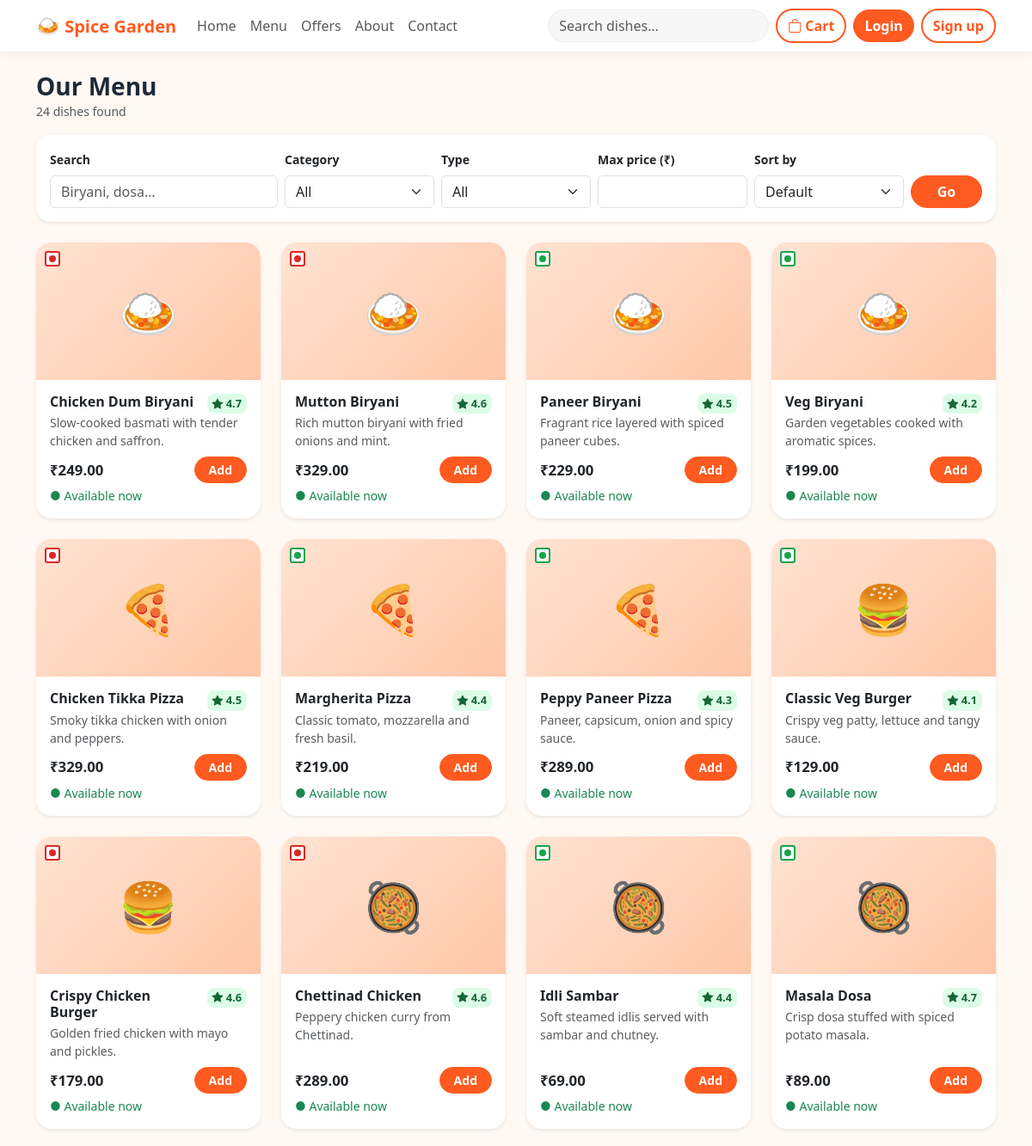
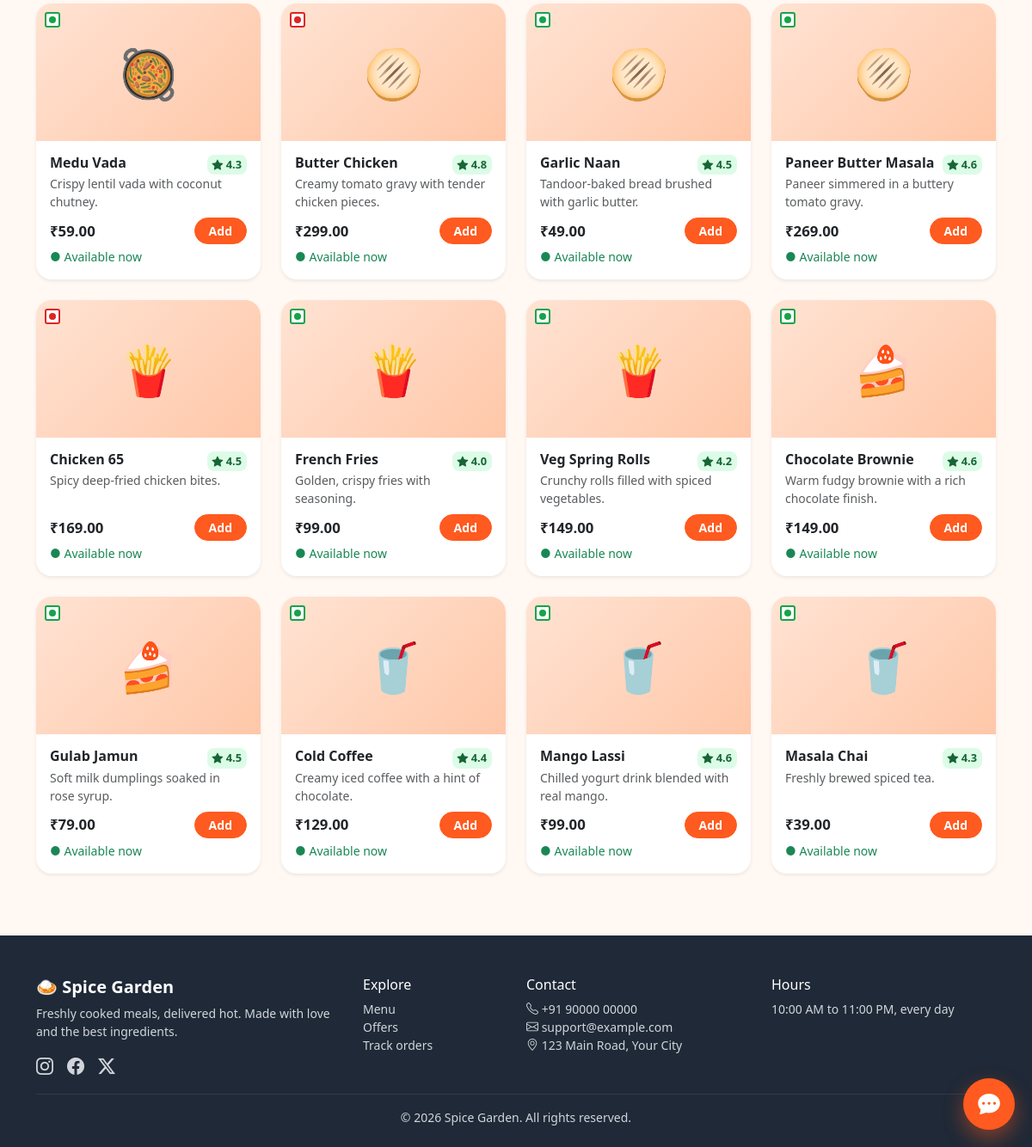
The app's page /menu/ with its own data (2 pictures, top to bottom).
### menu/models.py (models this page shows, shortened)
class FoodItem(models.Model):
    category = models.ForeignKey(Category, on_delete=models.CASCADE, related_name="items")
    name = models.CharField(max_length=120)
    description = models.CharField(max_length=255, blank=True)
    ingredients = models.CharField(max_length=255, blank=True)
    price = models.DecimalField(max_digits=8, decimal_places=2, validators=[MinValueValidator(0)])
    rating = models.DecimalField(max_digits=2, decimal_places=1, default=4.0)
    is_veg = models.BooleanField(default=True)
    is_available = models.BooleanField(default=True)
    is_popular = models.BooleanField(default=False)
    image = models.ImageField(upload_to="food/", blank=True, null=True)
    created_at = models.DateTimeField(auto_now_add=True)
    class Meta:
        ordering = ["category__sort_order", "name"]
        indexes = [models.Index(fields=["is_available", "is_popular"])]
        constraints = [
            models.UniqueConstraint(fields=["category", "name"], name="unique_food_per_category"),
        ]

class Category(models.Model):
    name = models.CharField(max_length=60, unique=True)
    slug = models.SlugField(max_length=70, unique=True, blank=True)
    emoji = models.CharField(max_length=8, default="🍽️")
    sort_order = models.PositiveIntegerField(default=0)
    class Meta:
        ordering = ["sort_order", "name"]
        verbose_name_plural = "categories"

### menu/views.py (the view, shortened to what this page needs)
# urls.py: path("menu/", views.menu_list, name="menu"),
def menu_list(request):
    items = FoodItem.objects.select_related("category")
    q = request.GET.get("q", "").strip()[:100]
    category = request.GET.get("category", "")
    veg = request.GET.get("veg", "")
    max_price = request.GET.get("max_price", "")
    sort = request.GET.get("sort", "")
    if q:
        items = items.filter(Q(name__icontains=q) | Q(description__icontains=q) | Q(ingredients__icontains=q))
    if category:
        items = items.filter(category__slug=category)
    if veg == "veg":
        items = items.filter(is_veg=True)
    elif veg == "nonveg":
        items = items.filter(is_veg=False)
    if sort in SORTS:
        items = items.order_by(*SORTS[sort])
    return render(request, "menu.html", {"items": items, "categories": Category.objects.all()})

### orders/context_processors.py (called while the page is built)
def cart(request):
    cart_data = request.session.get("cart", {})
    return {"cart_count": sum(cart_data.values())}

def site(request):
    return {
        "site": {
            "name": settings.RESTAURANT_NAME,
            "hours": settings.RESTAURANT_HOURS,
            "address": settings.RESTAURANT_ADDRESS,
            "email": settings.SUPPORT_EMAIL,
            "phone": settings.SUPPORT_PHONE,
        }
    }

### templates/menu.html (shortened to what this page needs)
{% extends "base.html" %}
{% block content %}
<div class="container py-4">
  <div class="mb-3">
    <h1 class="h3 fw-bold mb-0">Our Menu</h1>
    <small class="text-muted">{{ items|length }} dishes found</small>
  </div>
  <form method="get" class="card border-0 shadow-sm rounded-4 p-3 mb-4">
    <div class="row g-2 align-items-end">
      <div class="col-md-3">
        <label class="form-label small fw-semibold" for="f-q">Search</label>
        <input id="f-q" class="form-control" name="q" value="{{ request.GET.q }}" placeholder="Biryani, dosa…">
      </div>
      <div class="col-6 col-md-2">
        <label class="form-label small fw-semibold" for="f-cat">Category</label>
        <select id="f-cat" name="category" class="form-select">
          <option value="">All</option>
        </select>
      </div>
      <div class="col-6 col-md-2">
        <label class="form-label small fw-semibold" for="f-veg">Type</label>
        <select id="f-veg" name="veg" class="form-select">
          <option value="">All</option>
        </select>
      </div>
      <div class="col-6 col-md-2">
        <label class="form-label small fw-semibold" for="f-price">Max price (₹)</label>
        <input id="f-price" type="number" min="0" name="max_price" class="form-control" value="{{ request.GET.max_price }}">
      </div>
      <div class="col-6 col-md-2">
        <label class="form-label small fw-semibold" for="f-sort">Sort by</label>
        <select id="f-sort" name="sort" class="form-select">
          <option value="">Default</option>
        </select>
      </div>
      <div class="col-md-1 d-grid">
        <button class="btn btn-brand" type="submit">Go</button>
      </div>
    </div>
  </form>
  <div class="row g-4">
    {% for item in items %}
      <div class="col-6 col-md-4 col-lg-3">{% include "partials/food_card.html" %}</div>
    {% empty %}
      <div class="col-12 text-center py-5">
        <p class="fs-5">No dishes match your filters.</p>
        <a href="{% url 'menu' %}" class="btn btn-outline-brand">Clear filters</a>
      </div>
    {% endfor %}
  </div>
</div>
{% endblock %}

### templates/partials/food_card.html (shortened to what this page needs)
<div class="card food-card h-100 border-0 shadow-sm">
  <div class="food-img">
    {% if item.image %}
      <img src="{{ item.image.url }}" alt="{{ item.name }}" loading="lazy">
    {% else %}
      <span class="food-emoji" aria-hidden="true">{{ item.category.emoji }}</span>
    {% endif %}
    <span class="veg-badge {% if item.is_veg %}veg{% else %}nonveg{% endif %}"
          title="{% if item.is_veg %}Vegetarian{% else %}Non-vegetarian{% endif %}"></span>
  </div>
  <div class="card-body d-flex flex-column">
    <div class="d-flex justify-content-between align-items-start gap-2">
      <h3 class="h6 fw-bold mb-1">{{ item.name }}</h3>
      <span class="rating"><i class="bi bi-star-fill"></i> {{ item.rating }}</span>
    </div>
    <p class="small text-muted flex-grow-1 mb-2">{{ item.description|truncatechars:80 }}</p>
    <div class="d-flex justify-content-between align-items-center">
      <span class="price">₹{{ item.price }}</span>
      {% if item.is_available %}
        <form method="post" action="{% url 'add_to_cart' item.pk %}">
          <button class="btn btn-sm btn-brand px-3" type="submit">Add</button>
        </form>
      {% else %}
        <span class="badge bg-secondary">Unavailable</span>
      {% endif %}
    </div>
    <small class="{% if item.is_available %}text-success{% else %}text-danger{% endif %} mt-1">
      {% if item.is_available %}● Available now{% else %}● Currently unavailable{% endif %}
    </small>
  </div>
</div>

### static/css/style.css (style rules this page uses)
:root { --brand: #ff5a1f; --brand-dark: #e8480c; --coral: #ff7a59; --ink: #1f2937; --muted: #6b7280; --bg: #fff8f3; }
body { background: var(--bg); color: var(--ink); font-family: system-ui, -apple-system, "Segoe UI", Roboto, Helvetica, Arial, sans-serif; }
.btn-brand { background: var(--brand); border-color: var(--brand); color: #fff; border-radius: 999px; font-weight: 600; transition: background .2s, transform .15s; }
.food-card { border-radius: 18px; overflow: hidden; transition: transform .2s, box-shadow .2s; }
.food-img { height: 160px; position: relative; display: flex; align-items: center; justify-content: center; background: linear-gradient(135deg, #ffe3d3, #ffc7a8); }
.food-emoji { font-size: 3.5rem; }
.veg-badge { position: absolute; top: 10px; left: 10px; width: 18px; height: 18px; border: 2px solid; border-radius: 3px; background: #fff; }
.veg-badge::after { content: ""; position: absolute; top: 3px; left: 3px; right: 3px; bottom: 3px; border-radius: 50%; }
.veg-badge.veg { border-color: #16a34a; }
.veg-badge.veg::after { background: #16a34a; }
.veg-badge.nonveg { border-color: #dc2626; }
.veg-badge.nonveg::after { background: #dc2626; }
.price { font-weight: 800; font-size: 1.05rem; }
.rating { background: #dcfce7; color: #166534; border-radius: 8px; padding: 2px 6px; font-size: .8rem; font-weight: 600; white-space: nowrap; }
.card { transition: box-shadow .2s; }

### records on screen
FoodItem: category.emoji "🍛", is_veg False (drawn), name "Chicken Dum Biryani", rating "4.7", description "Slow-cooked basmati with tender chicken and saffron.", price "249.00", is_available "● Available now"
FoodItem: category.emoji "🍛", is_veg False (drawn), name "Mutton Biryani", rating "4.6", description "Rich mutton biryani with fried onions and mint.", price "329.00", is_available "● Available now"
FoodItem: category.emoji "🍛", is_veg True (drawn), name "Paneer Biryani", rating "4.5", description "Fragrant rice layered with spiced paneer cubes.", price "229.00", is_available "● Available now"
FoodItem: category.emoji "🍛", is_veg True (drawn), name "Veg Biryani", rating "4.2", description "Garden vegetables cooked with aromatic spices.", price "199.00", is_available "● Available now"
FoodItem: category.emoji "🍕", is_veg False (drawn), name "Chicken Tikka Pizza", rating "4.5", description "Smoky tikka chicken with onion and peppers.", price "329.00", is_available "● Available now"
FoodItem: category.emoji "🍕", is_veg True (drawn), name "Margherita Pizza", rating "4.4", description "Classic tomato, mozzarella and fresh basil.", price "219.00", is_available "● Available now"
FoodItem: category.emoji "🍕", is_veg True (drawn), name "Peppy Paneer Pizza", rating "4.3", description "Paneer, capsicum, onion and spicy sauce.", price "289.00", is_available "● Available now"
FoodItem: category.emoji "🍔", is_veg True (drawn), name "Classic Veg Burger", rating "4.1", description "Crispy veg patty, lettuce and tangy sauce.", price "129.00", is_available "● Available now"
FoodItem: category.emoji "🍔", is_veg False (drawn), name "Crispy Chicken Burger", rating "4.6", description "Golden fried chicken with mayo and pickles.", price "179.00", is_available "● Available now"
FoodItem: category.emoji "🥘", is_veg False (drawn), name "Chettinad Chicken", rating "4.6", description "Peppery chicken curry from Chettinad.", price "289.00", is_available "● Available now"
FoodItem: category.emoji "🥘", is_veg True (drawn), name "Idli Sambar", rating "4.4", description "Soft steamed idlis served with sambar and chutney.", price "69.00", is_available "● Available now"
FoodItem: category.emoji "🥘", is_veg True (drawn), name "Masala Dosa", rating "4.7", description "Crisp dosa stuffed with spiced potato masala.", price "89.00", is_available "● Available now"
FoodItem: category.emoji "🥘", is_veg True (drawn), name "Medu Vada", rating "4.3", description "Crispy lentil vada with coconut chutney.", price "59.00", is_available "● Available now"
FoodItem: category.emoji "🫓", is_veg False (drawn), name "Butter Chicken", rating "4.8", description "Creamy tomato gravy with tender chicken pieces.", price "299.00", is_available "● Available now"
FoodItem: category.emoji "🫓", is_veg True (drawn), name "Garlic Naan", rating "4.5", description "Tandoor-baked bread brushed with garlic butter.", price "49.00", is_available "● Available now"
FoodItem: category.emoji "🫓", is_veg True (drawn), name "Paneer Butter Masala", rating "4.6", description "Paneer simmered in a buttery tomato gravy.", price "269.00", is_available "● Available now"
FoodItem: category.emoji "🍟", is_veg False (drawn), name "Chicken 65", rating "4.5", description "Spicy deep-fried chicken bites.", price "169.00", is_available "● Available now"
FoodItem: category.emoji "🍟", is_veg True (drawn), name "French Fries", rating "4.0", description "Golden, crispy fries with seasoning.", price "99.00", is_available "● Available now"
FoodItem: category.emoji "🍟", is_veg True (drawn), name "Veg Spring Rolls", rating "4.2", description "Crunchy rolls filled with spiced vegetables.", price "149.00", is_available "● Available now"
FoodItem: category.emoji "🍰", is_veg True (drawn), name "Chocolate Brownie", rating "4.6", description "Warm fudgy brownie with a rich chocolate finish.", price "149.00", is_available "● Available now"
FoodItem: category.emoji "🍰", is_veg True (drawn), name "Gulab Jamun", rating "4.5", description "Soft milk dumplings soaked in rose syrup.", price "79.00", is_available "● Available now"
FoodItem: category.emoji "🥤", is_veg True (drawn), name "Cold Coffee", rating "4.4", description "Creamy iced coffee with a hint of chocolate.", price "129.00", is_available "● Available now"
FoodItem: category.emoji "🥤", is_veg True (drawn), name "Mango Lassi", rating "4.6", description "Chilled yogurt drink blended with real mango.", price "99.00", is_available "● Available now"
FoodItem: category.emoji "🥤", is_veg True (drawn), name "Masala Chai", rating "4.3", description "Freshly brewed spiced tea.", price "39.00", is_available "● Available now"

### other values on screen
{{ site.name }} "Spice Garden"
{{ items|length }} "24"
{{ site.phone }} "+91 90000 00000"
{{ site.email }} "support@example.com"
{{ site.address }} "123 Main Road, Your City"
{{ site.hours }} "10:00 AM to 11:00 PM, every day"
